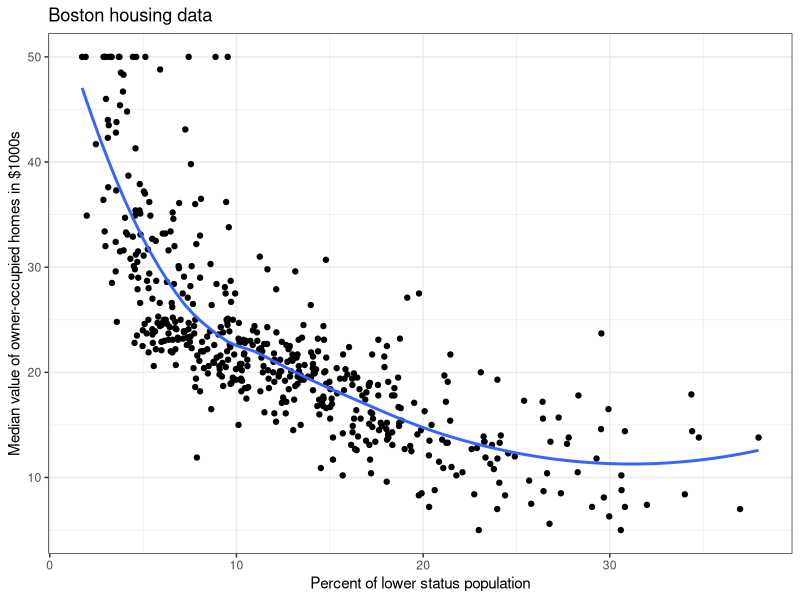
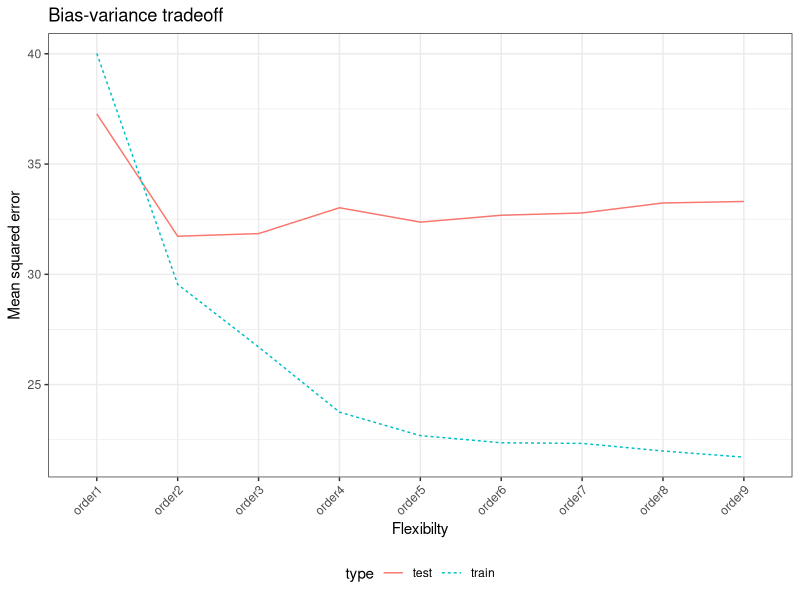
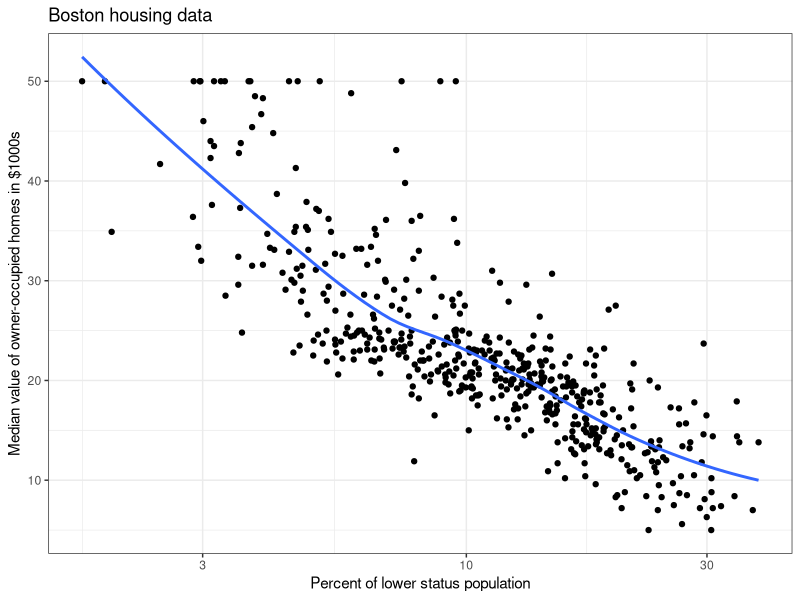
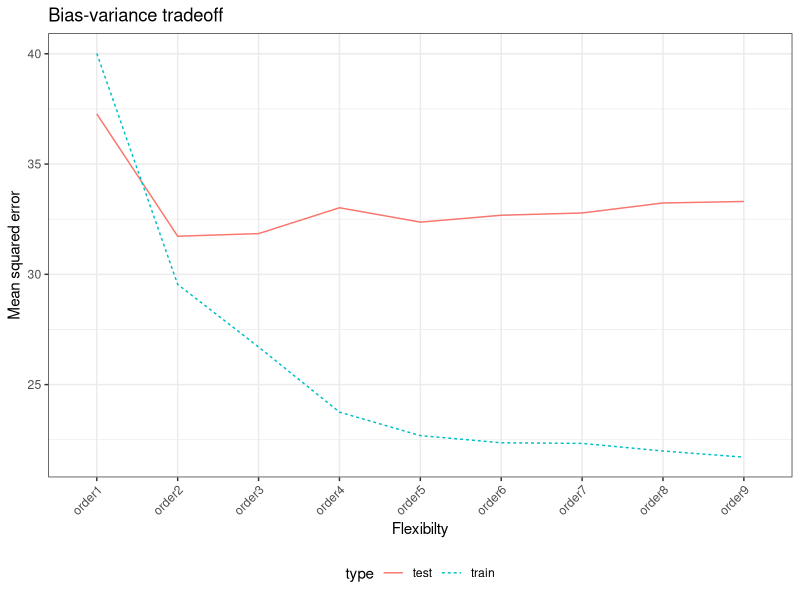

The R script that drew these images, in order:
# author: Jarad Niemi
# date:   2026-09-01
# purpose: example of bias variance trade-off in regression
# ------------------------------------------------------------------------------
library("tidyverse"); theme_set(theme_bw())
library("MASS")

# Exploratory data analysis:
#   - observations are census tracks in Boston
#   - medv is the median value of owner-occupied homes in $1000s
#   - lstat is computed on a census track basis and is the average of 
#     - percentage of adults who do NOT have at least some high school education
#     - percentage of adults who are classified as laborers
# 
summary(Boston[c("lstat", "medv")])

g <- ggplot(Boston,
       aes(x = lstat, y = medv)) +
    geom_point() +
    geom_smooth(se = FALSE) +
    labs(
        x     = "Percent of lower status population",
        y     = "Median value of owner-occupied homes in $1000s",
        title = "Boston housing data"
    )

g


set.seed(20260902) # for reproducible results
n <- dim(Boston)[1]
train_index  <- sample.int(n, size = n / 2, replace = FALSE)
train_boston <- Boston[ train_index, ]
test_boston  <- Boston[-train_index, ]


# Fit models and calculate train and test MSE
# Fitting models of order 1 (linear) to order 9 in lstat
train_predict <- test_predict <- list()
for (i in 1:9) {
    m <- lm(medv ~ poly(lstat, i),      data = train_boston)
    train_predict[[i]] <- predict(m, newdata = train_boston)
    test_predict[[ i]] <- predict(m, newdata =  test_boston)
}


# Train MSE
mse_train <- train_boston |> 
  dplyr::select(lstat, medv) |>
  mutate(
    order1 = train_predict[[1]],
    order2 = train_predict[[2]],
    order3 = train_predict[[3]],
    order4 = train_predict[[4]],
    order5 = train_predict[[5]],
    order6 = train_predict[[6]],
    order7 = train_predict[[7]],
    order8 = train_predict[[8]],
    order9 = train_predict[[9]],
  ) |>
  pivot_longer(
    cols      = starts_with("order"),
    names_to  = "model",
    values_to = "prediction"
  ) |>
  group_by(model) |>
  summarize(
    mse = mean((medv-prediction)^2)         
  )


# Test MSE
mse_test <- test_boston |> 
  dplyr::select(lstat, medv) |>
  mutate(
    order1 = test_predict[[1]],
    order2 = test_predict[[2]],
    order3 = test_predict[[3]],
    order4 = test_predict[[4]],
    order5 = test_predict[[5]],
    order6 = test_predict[[6]],
    order7 = test_predict[[7]],
    order8 = test_predict[[8]],
    order9 = test_predict[[9]]
  ) |>
  pivot_longer(
    cols      = starts_with("order"),
    names_to  = "model",
    values_to = "prediction"
  ) |>
  group_by(model) |>
  summarize(
    mse = mean((medv-prediction)^2)         
  )


# Plot train and test MSE
mse <- bind_rows(
    mse_train |> mutate(type = "train"),
    mse_test  |> mutate(type = "test" )
)

g_bv <- ggplot(mse, aes(x = model, y = mse, 
                color = type, linetype = type, group = type)) +
    geom_line() + 
    theme(
      axis.text.x = element_text(angle = 45, hjust = 1),
      legend.position = "bottom") +
    labs(
        x     = "Flexibilty", 
        y     = "Mean squared error",    
        title = "Bias-variance tradeoff")

g_bv

ggsave(g_bv, filename = "02-2-regression-bias-variance-tradeoff.jpg", 
       width = 6, height = 4, dpi = 300)


# ------------------------------------------------------------------------------
# Alternative modeling approaches
# ------------------------------------------------------------------------------
# Sequential F-tests for model selection
m1 <- lm(medv ~ poly(lstat, 1), data = Boston)
m2 <- lm(medv ~ poly(lstat, 2), data = Boston)
m3 <- lm(medv ~ poly(lstat, 3), data = Boston)
m4 <- lm(medv ~ poly(lstat, 4), data = Boston)
m5 <- lm(medv ~ poly(lstat, 5), data = Boston)
m6 <- lm(medv ~ poly(lstat, 6), data = Boston)
m7 <- lm(medv ~ poly(lstat, 7), data = Boston)
m8 <- lm(medv ~ poly(lstat, 8), data = Boston)
m9 <- lm(medv ~ poly(lstat, 9), data = Boston)

# Each line indicates evidence to include the next higher order term in the model. 
# The p-value is the probability of observing the data if the null hypothesis is true 
# (i.e., if the lower order model is sufficient). 
# A small p-value (typically < 0.05) indicates that we reject the null hypothesis 
# and conclude that the higher order term significantly improves the model fit.
anova(m1, m2, m3, m4, m5, m6, m7, m8, m9)

# Exploratory analysis indicates curvature in the relationship between lstat and medv.
# Try taking logarithms. Logarithmic x-axis is more linear.
g + scale_x_log10() 

ml1 <- lm(medv ~ log(lstat), data = Boston)
ml2 <- lm(medv ~ poly(log(lstat), 2), data = Boston)
ml3 <- lm(medv ~ poly(log(lstat), 3), data = Boston)
ml4 <- lm(medv ~ poly(log(lstat), 4), data = Boston)

anova(ml1, ml2, ml3, ml4)

# Choosing to create log(x) (possibly including x) as a feature in the model 
# is an example of feature engineering.
